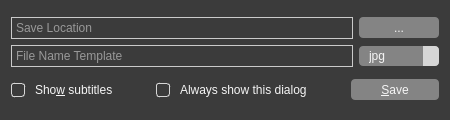
<?xml version="1.0" encoding="UTF-8"?>
<ui version="4.0">
 <class>ScreenshotDialog</class>
 <widget class="QDialog" name="ScreenshotDialog">
  <property name="geometry">
   <rect>
    <x>0</x>
    <y>0</y>
    <width>450</width>
    <height>120</height>
   </rect>
  </property>
  <property name="windowTitle">
   <string>Take Screenshot</string>
  </property>
  <property name="styleSheet">
   <string notr="true">QWidget {
  font: 12px &quot;Noto Sans&quot;, &quot;FreeSans&quot;;
  background: #3B3B3B;
  color: whitesmoke;
}

/* QCheckBox */

QCheckBox::indicator,
QGroupBox::indicator {
  width: 12px;
  height: 12px;
  border: 1px solid #D6D6D6;
  border-radius: 3px;
  margin: 4px 4px 4px 0;
}
QCheckBox::indicator:unchecked,
QGroupBox::indicator:unchecked {
  border: 1px solid #D6D6D6;
  background: #3B3B3B;
  image: none;
}
QCheckBox::indicator:checked,
QGroupBox::indicator:checked {
  border: 1px solid #D6D6D6;
  background: #D6D6D6;
  image: url(:/img/checked.svg);
}
QCheckBox::indicator:pressed,
QGroupBox::indicator:pressed {
  border: 1px solid #F1F1F1;
  background: #F1F1F1;
  image: url(:/img/checked.svg);
}

/* QComboBox */

QComboBox {
  background: #848484;
  border: none;
  border-radius: 4px;
  padding: 2px 10px;
}
QComboBox::item {
  color: #000000;
  background: #F0F0F0;
}
QComboBox::item::selected {
  color: #FFFFFF;
  background: #3F9BFA;
}
QComboBox::drop-down {
  width: 16px;
  background: #D6D6D6;
  border-top-right-radius: 4px;
  border-bottom-right-radius: 4px;
}
QComboBox::drop-down::pressed {
  background: #F1F1F1;
}
QComboBox::down-arrow {
  image: url(:/img/down_arrow.svg);
}

/* QLineEdit */

QLineEdit {
  background: #3B3B3B;
  border: 1px solid #CACACA;
  padding: 2px;
}
QLineEdit:focus {
  border: 1px solid #FFFFFF;
}

/* QPushButton */

QPushButton {
  background: #848484;
  border: none;
  border-radius: 4px;
  color: whitesmoke;
  min-width: 76px;
  min-height: 15px;
  padding: 3px 6px;
}
QPushButton:focus {
  border: 1px solid #D6D6D6;
  outline: none;
}
QPushButton:pressed {
  background: #676767;
}
QPushButton:disabled {
  background: transparent;
  border: 1px solid #6E6E6E;
  color: #6F6F6F;
}</string>
  </property>
  <layout class="QVBoxLayout" name="verticalLayout">
   <item>
    <layout class="QGridLayout" name="gridLayout">
     <item row="0" column="1">
      <widget class="QPushButton" name="browseButton">
       <property name="sizePolicy">
        <sizepolicy hsizetype="Fixed" vsizetype="Fixed">
         <horstretch>0</horstretch>
         <verstretch>0</verstretch>
        </sizepolicy>
       </property>
       <property name="minimumSize">
        <size>
         <width>80</width>
         <height>21</height>
        </size>
       </property>
       <property name="styleSheet">
        <string notr="true">QPushButton {
    min-width: 68px;
}</string>
       </property>
       <property name="text">
        <string>...</string>
       </property>
       <property name="autoDefault">
        <bool>false</bool>
       </property>
      </widget>
     </item>
     <item row="0" column="0">
      <widget class="QLineEdit" name="locationEdit">
       <property name="placeholderText">
        <string>Save Location</string>
       </property>
      </widget>
     </item>
     <item row="1" column="0">
      <widget class="QLineEdit" name="templateEdit">
       <property name="placeholderText">
        <string>File Name Template</string>
       </property>
      </widget>
     </item>
     <item row="1" column="1">
      <widget class="QComboBox" name="formatComboBox">
       <property name="sizePolicy">
        <sizepolicy hsizetype="Fixed" vsizetype="Fixed">
         <horstretch>0</horstretch>
         <verstretch>0</verstretch>
        </sizepolicy>
       </property>
       <property name="minimumSize">
        <size>
         <width>80</width>
         <height>0</height>
        </size>
       </property>
       <item>
        <property name="text">
         <string>jpg</string>
        </property>
       </item>
       <item>
        <property name="text">
         <string>png</string>
        </property>
       </item>
       <item>
        <property name="text">
         <string>tga</string>
        </property>
       </item>
      </widget>
     </item>
    </layout>
   </item>
   <item>
    <layout class="QHBoxLayout" name="horizontalLayout">
     <item>
      <widget class="QCheckBox" name="subtitlesCheckBox">
       <property name="text">
        <string>Sho&amp;w subtitles</string>
       </property>
      </widget>
     </item>
     <item>
      <spacer name="horizontalSpacer_2">
       <property name="orientation">
        <enum>Qt::Horizontal</enum>
       </property>
       <property name="sizeHint" stdset="0">
        <size>
         <width>40</width>
         <height>20</height>
        </size>
       </property>
      </spacer>
     </item>
     <item>
      <widget class="QCheckBox" name="showCheckBox">
       <property name="text">
        <string>Always show this dialog</string>
       </property>
       <property name="checked">
        <bool>true</bool>
       </property>
      </widget>
     </item>
     <item>
      <spacer name="horizontalSpacer">
       <property name="orientation">
        <enum>Qt::Horizontal</enum>
       </property>
       <property name="sizeHint" stdset="0">
        <size>
         <width>40</width>
         <height>20</height>
        </size>
       </property>
      </spacer>
     </item>
     <item>
      <widget class="QPushButton" name="saveButton">
       <property name="sizePolicy">
        <sizepolicy hsizetype="Fixed" vsizetype="Fixed">
         <horstretch>0</horstretch>
         <verstretch>0</verstretch>
        </sizepolicy>
       </property>
       <property name="text">
        <string>&amp;Save</string>
       </property>
       <property name="default">
        <bool>true</bool>
       </property>
      </widget>
     </item>
    </layout>
   </item>
  </layout>
 </widget>
 <tabstops>
  <tabstop>locationEdit</tabstop>
  <tabstop>browseButton</tabstop>
  <tabstop>templateEdit</tabstop>
  <tabstop>formatComboBox</tabstop>
  <tabstop>subtitlesCheckBox</tabstop>
  <tabstop>showCheckBox</tabstop>
  <tabstop>saveButton</tabstop>
 </tabstops>
 <resources/>
 <connections/>
</ui>
